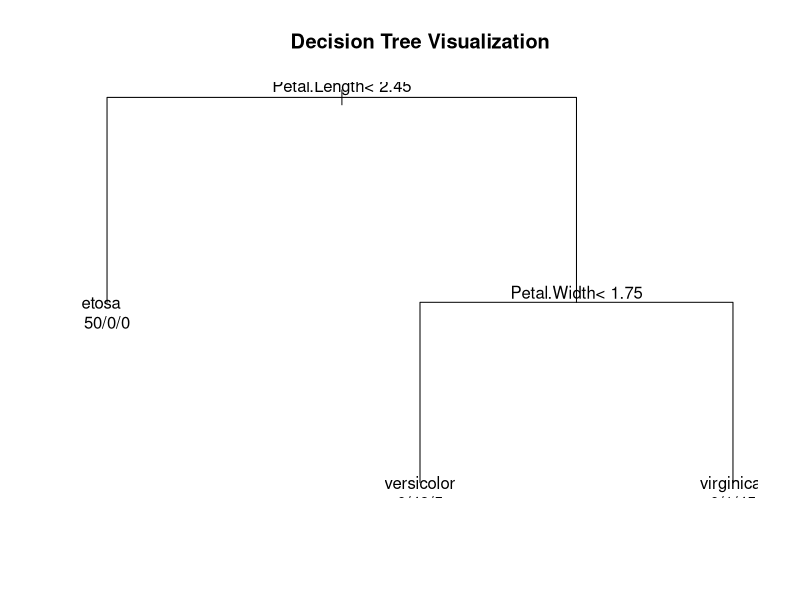

Write the R code that produced this figure.
library(rpart)

# Base R builtin dataset for demonstration (using 'iris' as a standard target)
data(iris)

# Build Decision Tree using base package 'rpart'
dt_model <- rpart(Species ~ ., data = iris)

# Model Predictions
dt_pred <- predict(dt_model, iris, type = "class")

# Confusion Matrix
conf_matrix <- table(Predicted = dt_pred, Actual = iris$Species)
print("Confusion Matrix:")
print(conf_matrix)

# Calculate Accuracy
accuracy <- sum(diag(conf_matrix)) / sum(conf_matrix)
cat("\nDecision Tree Accuracy:", round(accuracy * 100, 2), "%\n")

# Plot Decision Tree Graph (built-in plot)
plot(dt_model, main = "Decision Tree Visualization")
text(dt_model, use.n = TRUE)
